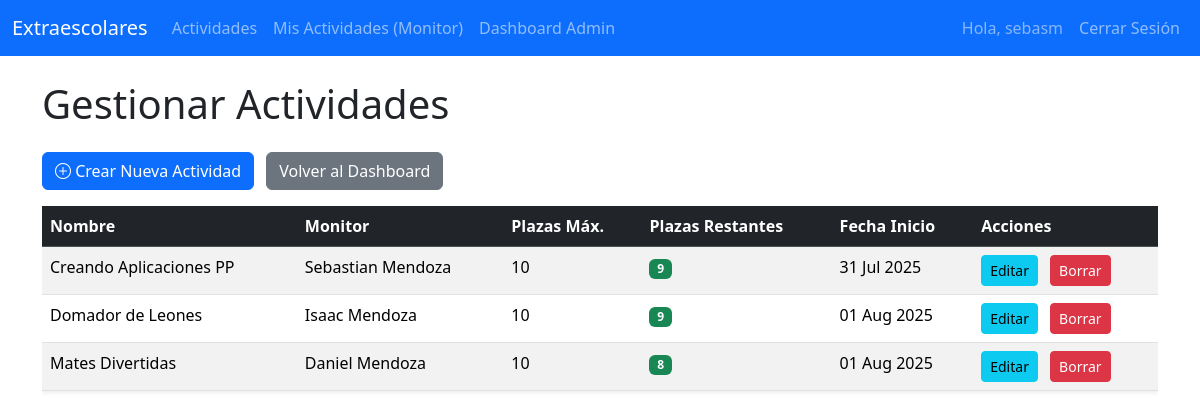
The page /actividades/admin-dashboard/actividades/ (signed in) on the database its author committed.
### actividades/models.py (models this page shows, shortened)
class Actividad(models.Model):
    nombre = models.CharField(max_length=200)
    descripcion = models.TextField()
    monitor = models.ForeignKey(Monitor, on_delete=models.SET_NULL, null=True, blank=True)
    plazas_maximas = models.IntegerField()
    fecha_inicio = models.DateField()
    def plazas_restantes(self):
        inscripciones_actuales = self.inscripcion_set.count()
        return self.plazas_maximas - inscripciones_actuales

class Monitor(models.Model):
    usuario = models.OneToOneField(User, on_delete=models.CASCADE, related_name='monitor_profile')
    nombre_completo = models.CharField(max_length=200)
    correo = models.EmailField(unique=True)
    especialidad = models.CharField(max_length=100, blank=True, null=True)
    def __str__(self):
        return self.nombre_completo

### actividades/views.py (the view)
# urls.py: path('admin-dashboard/actividades/', views.admin_lista_actividades, name='admin_lista_actividades'),
@login_required
@user_passes_test(is_admin, login_url='/login/')
def admin_lista_actividades(request):
    actividades = Actividad.objects.all().order_by('fecha_inicio')
    context = {
        'actividades': actividades
    }
    return render(request, 'actividades/admin_lista_actividades.html', context)

### actividades/views.py (called while the page is built)
def is_admin(user):
    return user.is_authenticated and user.is_staff

### templates/actividades/admin_lista_actividades.html (shortened to what this page needs)
{% extends 'base.html' %}
{% block content %}
<h1 class="mb-4">Gestionar Actividades</h1>
<a href="{% url 'admin_crear_actividad' %}" class="btn btn-primary mb-3">
    <i class="bi bi-plus-circle"></i> Crear Nueva Actividad
</a>
<a href="{% url 'admin_dashboard' %}" class="btn btn-secondary mb-3 ms-2">
    Volver al Dashboard
</a>
{% if actividades %}
    <div class="table-responsive">
        <table class="table table-hover table-striped shadow-sm">
            <thead class="table-dark">
                <tr>
                    <th>Nombre</th>
                    <th>Monitor</th>
                    <th>Plazas Máx.</th>
                    <th>Plazas Restantes</th>
                    <th>Fecha Inicio</th>
                    <th>Acciones</th>
                </tr>
            </thead>
            <tbody>
                {% for actividad in actividades %}
                <tr>
                    <td>{{ actividad.nombre }}</td>
                    <td>{{ actividad.monitor }}</td>
                    <td>{{ actividad.plazas_maximas }}</td>
                    <td><span class="badge {% if actividad.plazas_restantes <= 5 %}bg-warning{% else %}bg-success{% endif %}">{{ actividad.plazas_restantes }}</span></td>
                    <td>{{ actividad.fecha_inicio|date:"d M Y" }}</td>
                    <td>
                        <a href="{% url 'admin_editar_actividad' actividad.id %}" class="btn btn-sm btn-info me-2">Editar</a>
                        <a href="{% url 'admin_borrar_actividad' actividad.id %}" class="btn btn-sm btn-danger">Borrar</a>
                    </td>
                </tr>
                {% endfor %}
            </tbody>
        </table>
    </div>
{% else %}
    <div class="alert alert-info" role="alert">
        No hay actividades para gestionar.
    </div>
{% endif %}
{% endblock %}

### templates/base.html (shortened to what this page needs)
{% load static %}
<!DOCTYPE html>
<html lang="es">
<head>
    <link href="https://cdn.jsdelivr.net/npm/bootstrap@5.3.3/dist/css/bootstrap.min.css" rel="stylesheet">
    <link rel="stylesheet" href="https://cdn.jsdelivr.net/npm/bootstrap-icons@1.11.3/font/bootstrap-icons.min.css">
</head>
<body>
    <nav class="navbar navbar-expand-lg navbar-dark bg-primary">
        <div class="container-fluid">
            <a class="navbar-brand" href="{% url 'lista_actividades' %}">Extraescolares</a>
            <div class="collapse navbar-collapse" id="navbarNav">
                <ul class="navbar-nav me-auto mb-2 mb-lg-0">
                    <li class="nav-item">
                        <a class="nav-link" href="{% url 'lista_actividades' %}">Actividades</a>
                    </li>
                    {% if user.is_authenticated %}
                        {% if not user.alumno and user.is_staff %}
                        <li class="nav-item">
                            <a class="nav-link" href="{% url 'actividades_monitor' %}">Mis Actividades (Monitor)</a>
                        </li>
                        {% endif %}
                        {% if user.is_staff %}
                        <li class="nav-item">
                            <a class="nav-link" href="{% url 'admin_dashboard' %}">Dashboard Admin</a>
                        </li>
                        {% endif %}
                    {% endif %}
                </ul>
                <ul class="navbar-nav">
                    {% if user.is_authenticated %}
                        <li class="nav-item">
                            <span class="nav-link text-white-50">Hola, {{ user.username }}</span>
                        </li>
                        <li class="nav-item">
                            <a class="nav-link" href="{% url 'logout' %}">Cerrar Sesión</a>
                        </li>
                    {% endif %}
                </ul>
            </div>
        </div>
    </nav>
    <div class="container mt-4">
        {% block content %}
        {% endblock %}
    </div>
</body>
</html>

### rows shown on the page
Actividad: nombre "Creando Aplicaciones PP", monitor "Sebastian Mendoza", plazas_maximas "10", plazas_restantes "9", fecha_inicio "31 Jul 2025"
Actividad: nombre "Domador de Leones", monitor "Isaac Mendoza", plazas_maximas "10", plazas_restantes "9", fecha_inicio "01 Aug 2025"
Actividad: nombre "Mates Divertidas", monitor "Daniel Mendoza", plazas_maximas "10", plazas_restantes "8", fecha_inicio "01 Aug 2025"

### other values the page prints
{{ user.username }} "sebasm"
